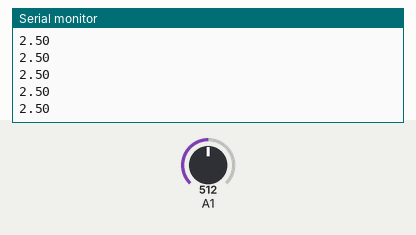
Recording of a sketch running on a simulated Arduino Uno, built with avr-gcc and run on an emulated ATmega328P. Parts: the last lines printed to the serial monitor. The inputs (shaded band) are chosen by the test bench; at power-on: A1 = 512.

Above: at 1.2 s.
1.3 s: A1 set to 716
At 1.31 s:
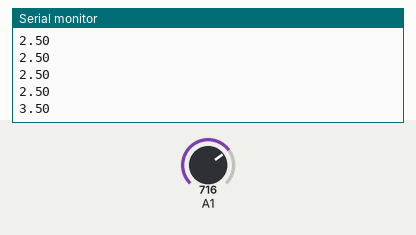
2.8 s: A1 set to 900
At 2.82 s:
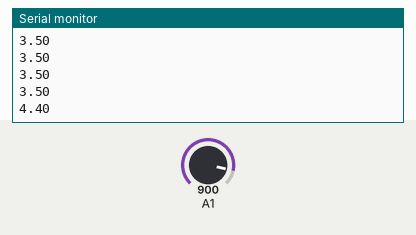
Timing chart, 0 to 5.8 s (numbered marks = the images above; inputs shaded):
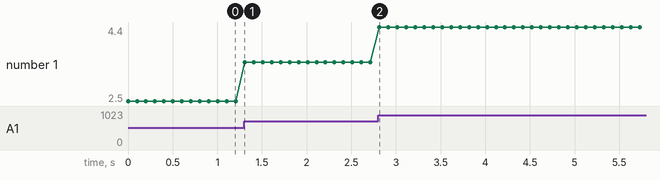

The sketch:

DripVlotz.ino
```cpp
void setup() {
  Serial.begin(250000);  // Initialize serial communication
}

void loop() {
  int sensorValue = analogRead(A1);               // Read analog value (0–1023)
  float voltage = sensorValue * (5.0 / 1023.0);    // Convert to voltage (0.0–5.0 V)

  Serial.println(voltage);  // Plot this value on Serial Plotter
  delay(100);               // Wait 100 ms
}
```

Measured:
- after the input at 1.3 s, the serial monitor: prints a new line at once (image 1)
- after the input at 2.8 s, the serial monitor: prints a new line at once (image 2)
- plotted number 1: 2.5 → 3.5 after the input at 1.3 s, 3.5 → 4.4 after the input at 2.8 s
